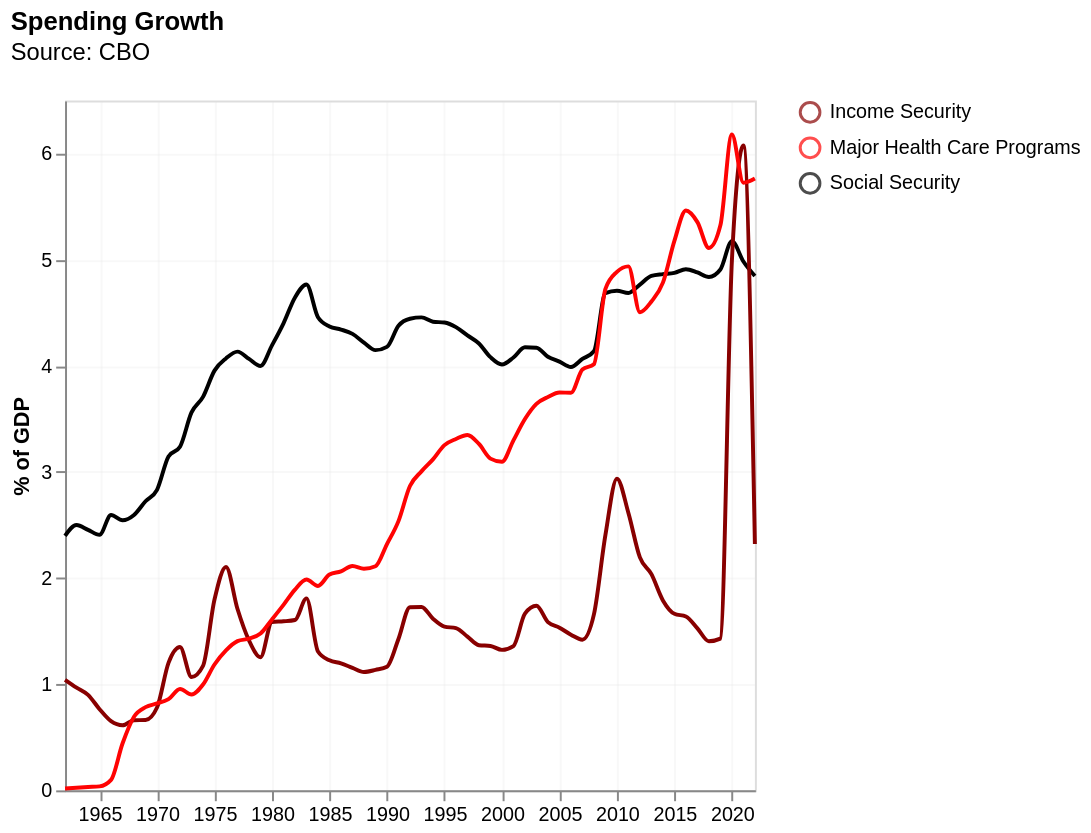

The specification (Vega-Lite) saved for this image:
### Vega-Lite specification from a JSON file in a GitHub repository (floating-point values rounded to 4 significant figures; data arrays with more than 128 entries replaced by an {"elided": "..."} marker saying what was removed)
{"$schema": "https://vega.github.io/schema/vega-lite/v5.json", "data": {"values": {"elided": "183 records"}, "format": {"parse": {"Year": "date"}}}, "height": 350, "width": 350, "title": {"text": "Spending Growth", "anchor": "start", "subtitle": ["Source: CBO", ""]}, "encoding": {"x": {"field": "Year", "type": "temporal", "axis": {"gridOpacity": 0.2}, "title": ""}}, "layer": [{"encoding": {"color": {"field": "Type", "type": "nominal", "legend": {"title": ""}, "scale": {"range": ["#880000", "#ff0303", "#000"]}}, "y": {"field": "Value", "type": "quantitative", "axis": {"gridOpacity": 0.2}, "title": "% of GDP"}}, "layer": [{"mark": {"type": "line", "interpolate": "monotone"}}, {"transform": [{"filter": {"param": "hover", "empty": false}}], "mark": "point"}]}, {"transform": [{"pivot": "Type", "value": "Value", "groupby": ["Year"]}], "mark": "rule", "encoding": {"opacity": {"condition": {"value": 0.5, "param": "hover", "empty": false}, "value": 0}, "tooltip": [{"field": "Social Security", "type": "quantitative", "title": "% of GDP spent on social security"}, {"field": "Income Security", "type": "quantitative", "title": "% of GDP spent on income security"}, {"field": "Major Health Care Programs", "type": "quantitative", "title": "% of GDP spent on major health care programs"}]}, "params": [{"name": "hover", "select": {"type": "point", "fields": ["Year"], "nearest": true, "on": "mouseover", "clear": "mouseout"}}]}]}
